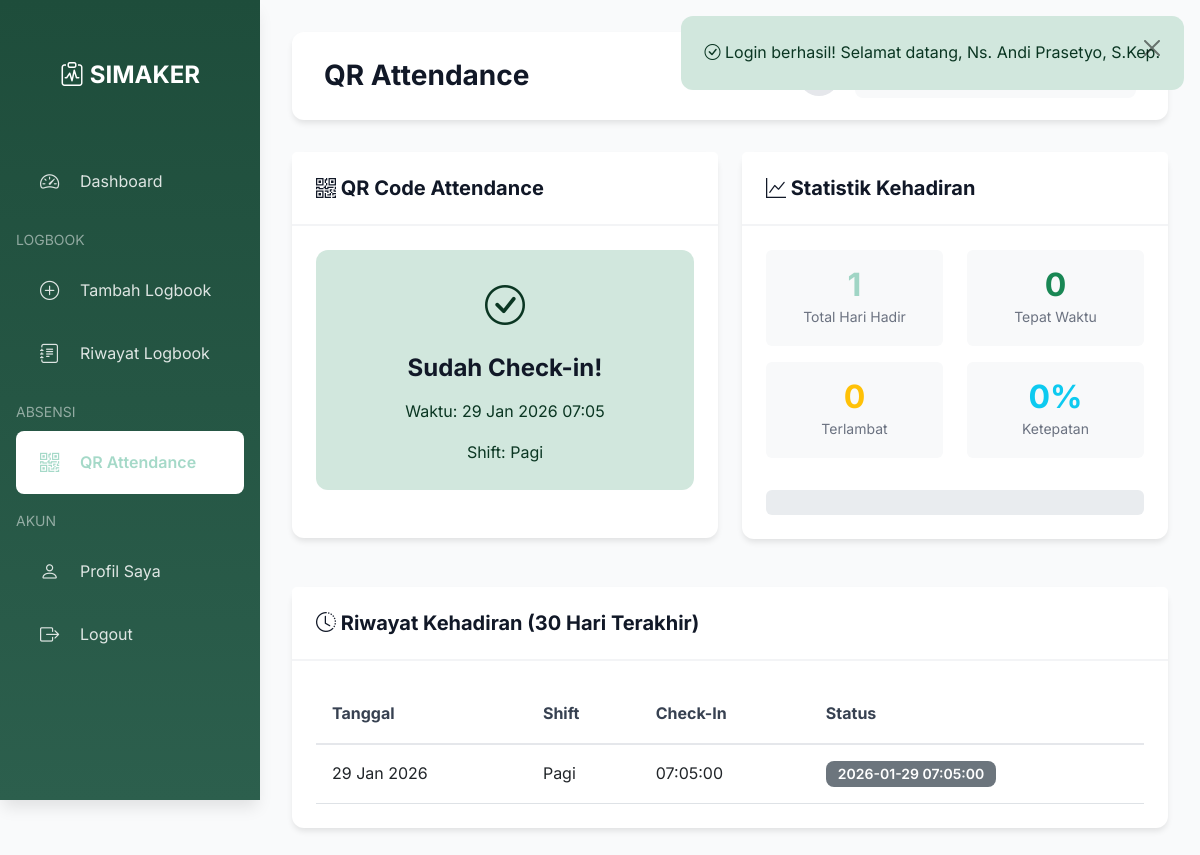
The page /modules/medis/qr-attendance.php (signed in) on the database its author committed.
### tables this page shows
CREATE TABLE qr_attendance (
    id INT AUTO_INCREMENT PRIMARY KEY,
    user_id INT NOT NULL,
    shift_id INT NOT NULL,
    attendance_date DATE NOT NULL,
    qr_code VARCHAR(255) UNIQUE NOT NULL,
    scanned_at TIMESTAMP NULL,
    created_at TIMESTAMP DEFAULT CURRENT_TIMESTAMP,
    FOREIGN KEY (user_id) REFERENCES users(id) ON DELETE CASCADE,
    FOREIGN KEY (shift_id) REFERENCES shifts(id) ON DELETE RESTRICT,
    INDEX idx_qr_code (qr_code),
    INDEX idx_user_date (user_id, attendance_date)
);

CREATE TABLE shifts (
    id INT AUTO_INCREMENT PRIMARY KEY,
    shift_name VARCHAR(50) UNIQUE NOT NULL,
    start_time TIME NOT NULL,
    end_time TIME NOT NULL,
    description TEXT
);

### config/database.php (called while the page is built, shortened)
<?php
class Database {
    private static $instance = null;
    private $connection;
    private function __construct() {
        try {
            $dsn = "mysql:host=" . DB_HOST . ";dbname=" . DB_NAME . ";charset=" . DB_CHARSET;
            $options = [
                PDO::ATTR_ERRMODE => PDO::ERRMODE_EXCEPTION,
                PDO::ATTR_DEFAULT_FETCH_MODE => PDO::FETCH_ASSOC,
                PDO::ATTR_EMULATE_PREPARES => false,
            ];
            $this->connection = new PDO($dsn, DB_USER, DB_PASS, $options);
        } catch (PDOException $e) {
            die("Connection failed: " . $e->getMessage());
        }
    }
    public static function getInstance() {
        if (self::$instance === null) {
            self::$instance = new self();
        }
        return self::$instance;
    }
    public function getConnection() {
        return $this->connection;
    }
}
function db() {
    return Database::getInstance()->getConnection();
}
function query($sql, $params = []) {
    $db = db();
    $stmt = $db->prepare($sql);
    $stmt->execute($params);
    return $stmt;
}
function fetchAll($sql, $params = []) {
    $stmt = query($sql, $params);
    return $stmt->fetchAll();
}
function fetchOne($sql, $params = []) {
    $stmt = query($sql, $params);
    return $stmt->fetch();
}

### includes/functions.php (called while the page is built, shortened)
<?php
require_once __DIR__ . '/security.php';
function formatDate($date, $format = 'd M Y') {
    return date($format, strtotime($date));
}
function formatDateTime($datetime, $format = 'd M Y H:i') {
    return date($format, strtotime($datetime));
}

### includes/security.php (called while the page is built, shortened)
<?php
function escapeHtml($text) {
    return htmlspecialchars($text, ENT_QUOTES, 'UTF-8');
}

### includes/auth.php (called while the page is built, shortened)
<?php
require_once __DIR__ . '/../config/database.php';
function getCurrentUser() {
    $sql = "SELECT u.*, r.role_name, un.unit_name, un.unit_code
            FROM users u
            JOIN roles r ON u.role_id = r.id
            LEFT JOIN units un ON u.unit_id = un.id
            WHERE u.id = :id";
    return fetchOne($sql, ['id' => $_SESSION['user_id']]);
}

### modules/medis/qr-attendance.php (the view, shortened to what this page needs)
<?php
require_once __DIR__ . '/../../config/database.php';
require_once __DIR__ . '/../../includes/auth.php';
require_once __DIR__ . '/../../includes/functions.php';
require_once __DIR__ . '/../../includes/security.php';
$userId = $_SESSION['user_id'];
$today = date('Y-m-d');
$todayShift = fetchOne("SELECT s.* FROM shifts s
    WHERE TIME(NOW()) BETWEEN s.start_time AND s.end_time
    LIMIT 1");
$todayAttendance = fetchOne("SELECT * FROM qr_attendance
    WHERE user_id = :user_id AND DATE(scanned_at) = :today",
    ['user_id' => $userId, 'today' => $today]);
$attendances = fetchAll("SELECT a.*, s.shift_name, s.start_time, s.end_time
    FROM qr_attendance a
    JOIN shifts s ON a.shift_id = s.id
    WHERE a.user_id = :user_id
    ORDER BY a.scanned_at DESC
    LIMIT 30", ['user_id' => $userId]);
require_once __DIR__ . '/../../layouts/header.php';
require_once __DIR__ . '/../../layouts/sidebar-medis.php';
?>
<div class="row">
    <div class="col-md-6 mb-4">
        <div class="card">
            <div class="card-header">
                <h5 class="mb-0"><i class="bi bi-qr-code"></i> QR Code Attendance</h5>
            </div>
            <div class="card-body text-center">
                <?php if ($todayAttendance): ?>
                    <div class="alert alert-success">
                        <i class="bi bi-check-circle fs-1"></i>
                        <h4 class="mt-3">Sudah Check-in!</h4>
                        <p>Waktu: <?= formatDateTime($todayAttendance['scanned_at']) ?></p>
                        <p class="mb-0">Shift: <?= $todayShift ? escapeHtml($todayShift['shift_name']) : '-' ?></p>
                    </div>
                <?php endif; ?>
            </div>
        </div>
    </div>
    <div class="col-md-6 mb-4">
        <div class="card">
            <div class="card-header">
                <h5 class="mb-0"><i class="bi bi-graph-up"></i> Statistik Kehadiran</h5>
            </div>
            <div class="card-body">
                <?php
                $monthStart = date('Y-m-01');
                $monthEnd = date('Y-m-t');
                $monthStats = fetchOne("SELECT
                    COUNT(*) as total_days,
                    SUM(CASE WHEN scanned_at = 'on_time' THEN 1 ELSE 0 END) as on_time,
                    SUM(CASE WHEN scanned_at = 'late' THEN 1 ELSE 0 END) as late
                    FROM qr_attendance
                    WHERE user_id = :user_id
                    AND DATE(scanned_at) BETWEEN :start AND :end",
                    ['user_id' => $userId, 'start' => $monthStart, 'end' => $monthEnd]);
                $total = $monthStats['total_days'] ?? 0;
                $onTime = $monthStats['on_time'] ?? 0;
                $late = $monthStats['late'] ?? 0;
                $onTimePercent = $total > 0 ? round(($onTime / $total) * 100) : 0;
                ?>
                <div class="row text-center">
                    <div class="col-6 mb-3">
                        <div class="p-3 bg-light rounded">
                            <h2 class="text-primary mb-0"><?= $total ?></h2>
                            <small class="text-muted">Total Hari Hadir</small>
                        </div>
                    </div>
                    <div class="col-6 mb-3">
                        <div class="p-3 bg-light rounded">
                            <h2 class="text-success mb-0"><?= $onTime ?></h2>
                            <small class="text-muted">Tepat Waktu</small>
                        </div>
                    </div>
                    <div class="col-6 mb-3">
                        <div class="p-3 bg-light rounded">
                            <h2 class="text-warning mb-0"><?= $late ?></h2>
                            <small class="text-muted">Terlambat</small>
                        </div>
                    </div>
                    <div class="col-6 mb-3">
                        <div class="p-3 bg-light rounded">
                            <h2 class="text-info mb-0"><?= $onTimePercent ?>%</h2>
                            <small class="text-muted">Ketepatan</small>
                        </div>
                    </div>
                </div>
                <div class="progress mt-3" style="height: 25px;">
                </div>
            </div>
        </div>
    </div>
</div>
<div class="card">
    <div class="card-header">
        <h5 class="mb-0"><i class="bi bi-clock-history"></i> Riwayat Kehadiran (30 Hari Terakhir)</h5>
    </div>
    <div class="card-body">
        <?php if (empty($attendances)): ?>
            <div class="alert alert-info">
                <i class="bi bi-info-circle"></i> Belum ada riwayat kehadiran.
            </div>
        <?php else: ?>
            <div class="table-responsive">
                <table class="table table-hover">
                    <thead>
                        <tr>
                            <th>Tanggal</th>
                            <th>Shift</th>
                            <th>Check-In</th>
                            <th>Status</th>
                        </tr>
                    </thead>
                    <tbody>
                        <?php foreach ($attendances as $att): ?>
                        <tr>
                            <td><?= formatDate(substr($att['scanned_at'], 0, 10)) ?></td>
                            <td><?= escapeHtml($att['shift_name']) ?></td>
                            <td><?= date('H:i:s', strtotime($att['scanned_at'])) ?></td>
                            <td>
                                <?php
                                $statusConfig = [
                                    'on_time' => ['class' => 'bg-success', 'text' => 'Tepat Waktu'],
                                    'late' => ['class' => 'bg-warning', 'text' => 'Terlambat'],
                                    'absent' => ['class' => 'bg-danger', 'text' => 'Tidak Hadir']
                                ];
                                $status = $statusConfig[$att['scanned_at']] ?? ['class' => 'bg-secondary', 'text' => $att['scanned_at']];
                                ?>
                                <span class="badge <?= $status['class'] ?>"><?= $status['text'] ?></span>
                            </td>
                        </tr>
                        <?php endforeach; ?>
                    </tbody>
                </table>
            </div>
        <?php endif; ?>
    </div>
</div>
</div>
<?php require_once __DIR__ . '/../../layouts/footer.php'; ?>

### assets/css/style.css (style rules this page uses)
:root { --primary: #0a98695e; --primary-dark: #0a98695e; --primary-darker: #0a98695e; --primary-light: #0a98695e; --primary-lighter: #0a98695e; --gray-50: #f9fafb; --gray-100: #f3f4f6; --gray-200: #e5e7eb; --gray-300: #d1d5db; --gray-400: #9ca3af; --gray-500: #6b7280; --gray-600: #4b5563; --gray-700: #374151; --gray-800: #1f2937; --gray-900: #111827; --success: #10b981; --warning: #f59e0b; --danger: #ef4444; --info: #3b82f6; --spacing-xs: 0.25rem; --spacing-sm: 0.5rem; --spacing-md: 1rem; --spacing-lg: 1.5rem; --spacing-xl: 2rem; --radius-sm: 0.375rem; --radius-md: 0.5rem; --radius-lg: 0.75rem; --radius-xl: 1rem; --shadow-sm: 0 1px 2px 0 rgb(0 0 0 / 0.05); --shadow-md: 0 4px 6px -1px rgb(0 0 0 / 0.1); --shadow-lg: 0 10px 15px -3px rgb(0 0 0 / 0.1); --shadow-xl: 0 20px 25px -5px rgb(0 0 0 / 0.1); }
* { margin: 0; padding: 0; box-sizing: border-box; }
body { font-family: 'Inter', -apple-system, BlinkMacSystemFont, 'Segoe UI', Roboto, 'Helvetica Neue', Arial, sans-serif; line-height: 1.6; color: var(--gray-800); background-color: var(--gray-50); min-height: 100vh; }
h1, h2, h3, h4, h5, h6 { color: var(--gray-900); font-weight: 700; line-height: 1.2; margin-bottom: var(--spacing-md); }
h2 { font-size: 2rem; }
h4 { font-size: 1.5rem; }
h5 { font-size: 1.25rem; }
.text-primary { color: var(--primary) !important; }
.card { border: none; border-radius: var(--radius-lg); box-shadow: var(--shadow-md); margin-bottom: var(--spacing-lg); transition: all 0.3s ease; }
.card-header { background-color: white; border-bottom: 2px solid var(--gray-100); padding: var(--spacing-lg); font-weight: 600; color: var(--gray-800); }
.card-body { padding: var(--spacing-lg); }
.table { margin-bottom: 0; }
.table thead { background-color: var(--gray-50); }
.table thead th { font-weight: 700; color: var(--gray-700); border-bottom: 2px solid var(--gray-200); padding: var(--spacing-md); }
.table tbody tr { transition: all 0.2s ease; }
.table tbody td { padding: var(--spacing-md); vertical-align: middle; }
.badge { padding: 0.375rem 0.75rem; border-radius: var(--radius-md); font-weight: 600; font-size: 0.875rem; }
.alert { border-radius: var(--radius-lg); border: none; padding: var(--spacing-lg); margin-bottom: var(--spacing-lg); }
.text-muted { color: var(--gray-500) !important; }
.mb-0 { margin-bottom: 0 !important; }
.mt-3 { margin-top: 1rem !important; }
.mb-3 { margin-bottom: 1rem !important; }
.mb-4 { margin-bottom: 1.5rem !important; }

### assets/css/dark-mode.css (style rules this page uses)
body, .card, .table-container, .form-control, .form-select, .btn, .top-navbar { transition: background-color 0.3s ease, color 0.3s ease, border-color 0.3s ease; }

### rows shown on the page
qr_attendance: scanned_at "29 Jan 2026 07:05", scanned_at "29 Jan 2026", shift.shift_name "Pagi", scanned_at "07:05:00", scanned_at "2026-01-29 07:05:00"
shifts: shift_name "Pagi"

### other values the page prints
escapeHtml($flash['message']) "Login berhasil! Selamat datang, Ns. Andi Prasetyo, S.Kep."
escapeHtml($pageTitle) "QR Attendance"
$total "1"
$onTime "0"
$late "0"
$onTimePercent "0"
